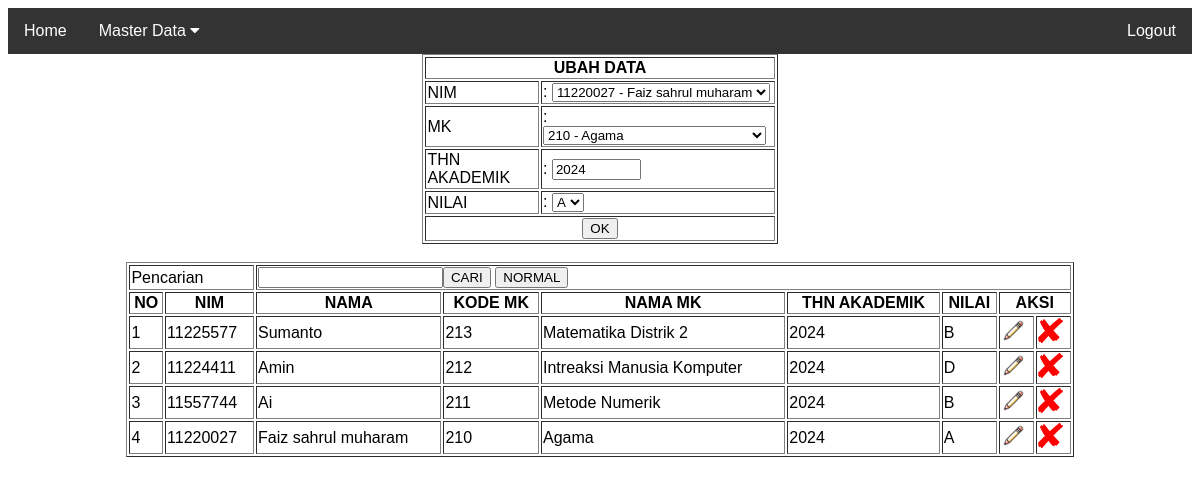
The page /index.php?menu=m_nilai&id=1 (signed in) on the database its author committed.
### tables this page shows
CREATE TABLE `nilai` (
  `id` int(11) NOT NULL,
  `nim` varchar(20) NOT NULL,
  `kode_mk` varchar(8) NOT NULL,
  `nilai` varchar(1) NOT NULL,
  `thn_akademik` varchar(9) NOT NULL
);

CREATE TABLE `m_mahasiswa` (
  `id` int(10) NOT NULL,
  `nim` varchar(8) NOT NULL,
  `nama_mhs` varchar(100) NOT NULL,
  `jk` varchar(20) NOT NULL,
  `alamat` varchar(100) NOT NULL
);

CREATE TABLE `m_matakuliah` (
  `id` int(11) NOT NULL,
  `kode_mk` varchar(10) NOT NULL,
  `nama_mk` varchar(100) NOT NULL,
  `sks` int(3) NOT NULL,
  `smt` int(3) NOT NULL,
  `id_dosen` varchar(100) NOT NULL
);

### uts.php (the view, shortened to what this page needs)
<?php
include "koneksidb.php";
$mahasiswa = mysqli_query($conn, "SELECT * FROM m_mahasiswa");
$matakuliah = mysqli_query($conn, "SELECT * FROM m_matakuliah");
$form_action = "index.php?menu=m_nilai";
$form_title = "TAMBAH DATA";
$nim = "";
$kode_mk = "";
$thn_akademik = "";
$nilai = "";
$is_update = false;
if (isset($_GET['id'])) {
    $b = mysqli_query($conn, "SELECT * FROM nilai WHERE id=" . $_GET['id']);
    $c = mysqli_fetch_assoc($b);
    $nim = $c['nim'];
    $kode_mk = $c['kode_mk'];
    $thn_akademik = $c['thn_akademik'];
    $nilai = $c['nilai'];
    $is_update = true;
    $form_action = "uts.php?id=" . $_GET['id'];
    $form_title = "UBAH DATA";
}
$mahasiswa_options = array();
$matakuliah_options = array();
while ($row = mysqli_fetch_assoc($mahasiswa)) {
    $nim_option = "<option value='" . $row['nim'] . "'" . ($nim == $row['nim'] ? ' selected' : '') . ">" . $row['nim'] . " - " . $row['nama_mhs'] . "</option>";
    if ($nim == $row['nim']) {
        array_unshift($mahasiswa_options, $nim_option);
    } else {
        $mahasiswa_options[] = $nim_option;
    }
}
while ($row = mysqli_fetch_assoc($matakuliah)) {
    $mk_option = "<option value='" . $row['kode_mk'] . "'" . ($kode_mk == $row['kode_mk'] ? ' selected' : '') . ">" . $row['kode_mk'] . " - " . $row['nama_mk'] . "</option>";
    if ($kode_mk == $row['kode_mk']) {
        array_unshift($matakuliah_options, $mk_option);
    } else {
        $matakuliah_options[] = $mk_option;
    }
}
echo "<table border='1' width='30%' align='center'>";
echo "<form method='POST' action='$form_action'>";
echo "<tr><th colspan='2'>$form_title</th></tr>";
echo "<tr><td>NIM</td><td>: <select name='npm' required>";
foreach ($mahasiswa_options as $option) {
    echo $option;
}
echo "</select></td></tr>";
echo "<tr><td>MK</td><td>: <select name='mk' required>";
foreach ($matakuliah_options as $option) {
    echo $option;
}
echo "</select></td></tr>";
echo "<tr><td>THN AKADEMIK</td><td>: <input type='text' name='tahun' size='8' placeholder='" . (!$is_update ? "2024/2025" : "") . "' value='$thn_akademik' required></td></tr>";
echo "<tr><td>NILAI</td><td>: <select name='nilai' required>";
echo "<option value='A'" . ($nilai == 'A' ? ' selected' : '') . ">A</option>";
echo "</select></td></tr>";
echo "<tr><th colspan='2'><input type='submit' value='OK' name='" . ($is_update ? "tombol_ubah" : "tombol_tambah") . "'></th></tr>";
echo "</form>";
echo "</table>";
$keyword = '';
if (isset($_POST['search'])) {
    $keyword = $_POST['keyword'];
    $keyword = mysqli_real_escape_string($conn, $keyword);
    $query = "SELECT a.*, b.nama_mhs, c.nama_mk
        FROM nilai a
        INNER JOIN m_mahasiswa b ON a.nim = b.nim
        INNER JOIN m_matakuliah c ON a.kode_mk = c.kode_mk
        WHERE b.nim LIKE '%$keyword%' OR b.nama_mhs LIKE '%$keyword%' OR c.nama_mk LIKE '%$keyword%'
        ORDER BY a.id DESC";
} else {
    $query = "SELECT a.*, b.nama_mhs, c.nama_mk
        FROM nilai a
        INNER JOIN m_mahasiswa b ON a.nim = b.nim
        INNER JOIN m_matakuliah c ON a.kode_mk = c.kode_mk
        ORDER BY a.id DESC";
}
$a = mysqli_query($conn, $query);
$no = 0;
echo "<br>";
echo "<table border='1' width='80%' align='center'>";
echo "<form method='POST' action=''>";
echo "<tr><td colspan=2>Pencarian</td><td colspan=7><input type=text name=keyword value='$keyword'><input type='submit' name='search' value='CARI'> <input type='submit' value='NORMAL'></td></tr>";
echo "<tr><th> NO </th><th> NIM </th><th> NAMA </th><th> KODE MK</th><th> NAMA MK </th><th> THN AKADEMIK</th><th>NILAI</th><th colspan=2>AKSI</th></tr>";
echo "</form>";
while ($b = mysqli_fetch_array($a)) {
    $no = $no + 1;
    echo "<tr><td> $no </td> <td> $b[nim] </td> <td> $b[nama_mhs] </td> <td>$b[kode_mk]</td> <td>$b[nama_mk] </td>";
    echo "<td>$b[thn_akademik] </td><td>$b[nilai]</td><td><a href='index.php?menu=m_nilai&id=$b[id]'><img src='ubah.png' style='width:25px;height:25px;'></a></td>";
    echo "<td><a href='index.php?menu=m_nilai&delete_id=$b[id]'><img src='pngwing.com.png' style='width:25px;height:25px;'></a></td></tr>";
}
echo "</table>";
?>

### index.php (style rules this page uses)
body { font-family: Arial, Helvetica, sans-serif; }

### rows shown on the page
nilai: npm "11220027 - Faiz sahrul muharam", mk "210 - Agama", tahun "2024", nilai "A", nim "11220027", m_mahasiswa.nama_mhs "Faiz sahrul muharam", kode_mk "210", m_matakuliah.nama_mk "Agama", thn_akademik "2024"
nilai: nim "11225577", m_mahasiswa.nama_mhs "Sumanto", kode_mk "213", m_matakuliah.nama_mk "Matematika Distrik 2", thn_akademik "2024", nilai "B"
nilai: nim "11224411", m_mahasiswa.nama_mhs "Amin", kode_mk "212", m_matakuliah.nama_mk "Intreaksi Manusia Komputer", thn_akademik "2024", nilai "D"
nilai: nim "11557744", m_mahasiswa.nama_mhs "Ai", kode_mk "211", m_matakuliah.nama_mk "Metode Numerik", thn_akademik "2024", nilai "B"

### other values the page prints
$form_title "UBAH DATA"
